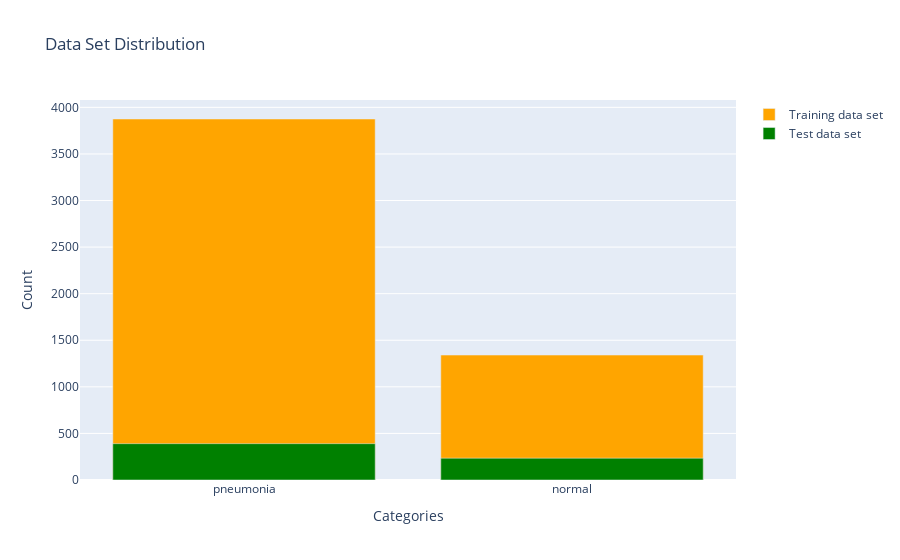

Notebook source saved alongside this figure:
### Code cell
import plotly.graph_objects as go
fig = go.Figure()

# Training data set
fig.add_trace(go.Bar(
    x=["pneumonia", "normal"],
    y=[len(os.listdir(train_dir + "/PNEUMONIA")), len(os.listdir(train_dir + "/NORMAL"))],
    marker=dict(color=['orange', 'orange']),
    name="Training data set"
))
# Test data set
fig.add_trace(go.Bar(
    x=["pneumonia", "normal"],
    y=[len(os.listdir(test_dir + "/PNEUMONIA")), len(os.listdir(test_dir + "/NORMAL"))],
    marker=dict(color=['green', 'green']),
    name="Test data set"
))

fig.update_layout(
    title="Data Set Distribution",
    xaxis=dict(title="Categories"),
    yaxis=dict(title="Count"),
    barmode="overlay"
)
fig.show()

### Figure 1 — Plotly figure (JSON) as saved in the notebook; plotly's stock layout.template omitted (floating-point values rounded to 4 significant figures)
{"data": [{"marker": {"color": ["orange", "orange"]}, "name": "Training data set", "type": "bar", "x": ["pneumonia", "normal"], "y": [3875, 1341]}, {"marker": {"color": ["green", "green"]}, "name": "Test data set", "type": "bar", "x": ["pneumonia", "normal"], "y": [390, 234]}], "layout": {"barmode": "overlay", "title": {"text": "Data Set Distribution"}, "xaxis": {"title": {"text": "Categories"}}, "yaxis": {"title": {"text": "Count"}}}}
